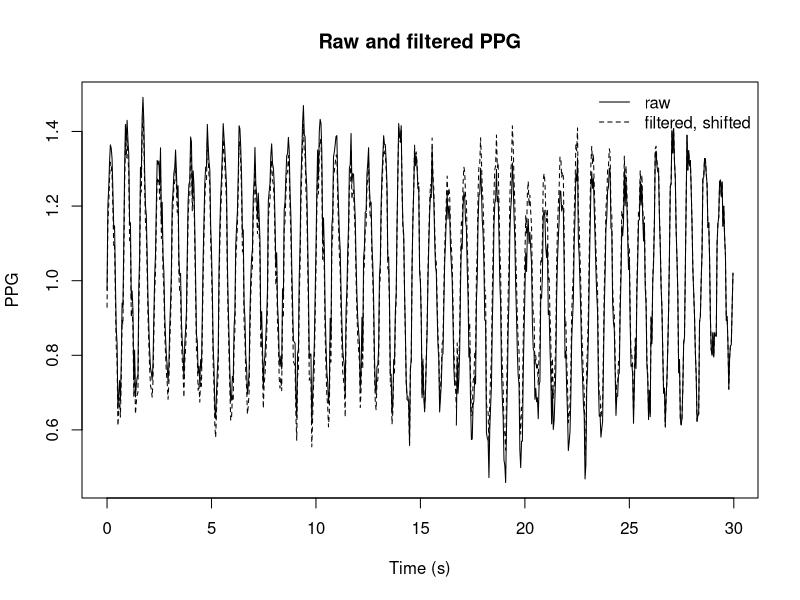
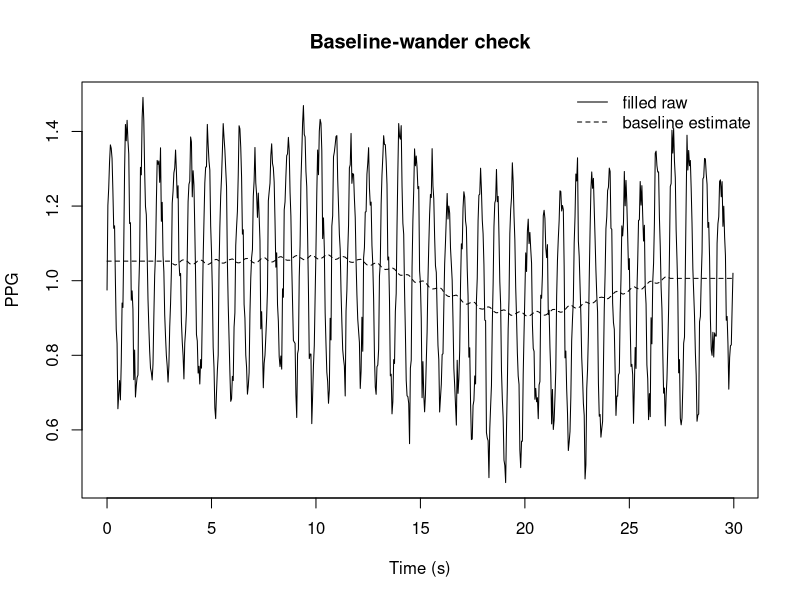
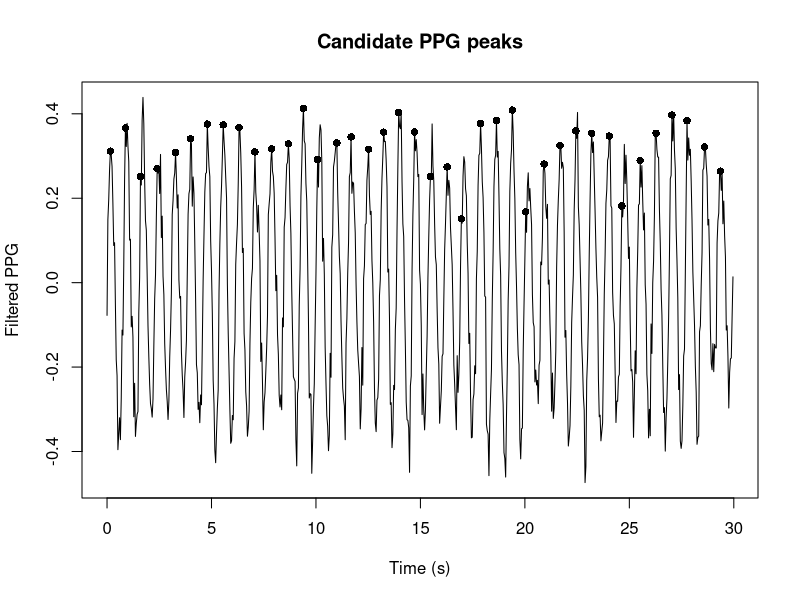
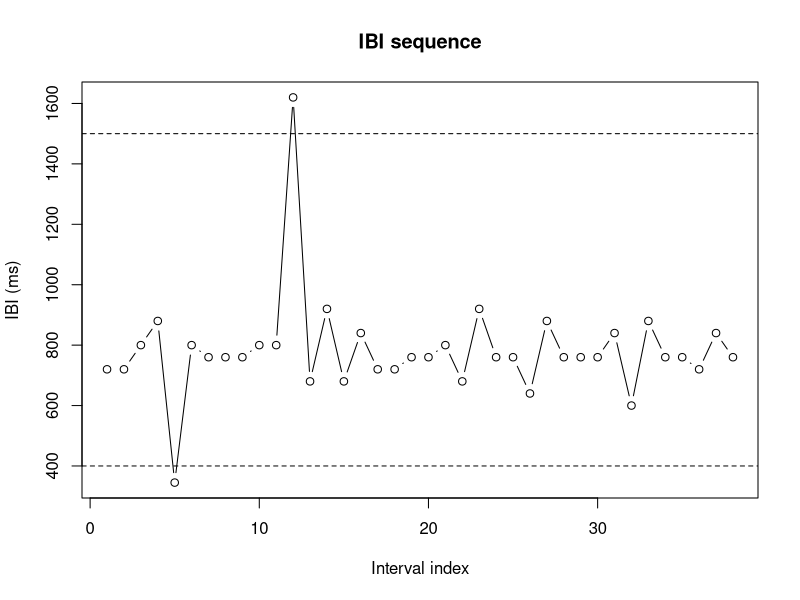
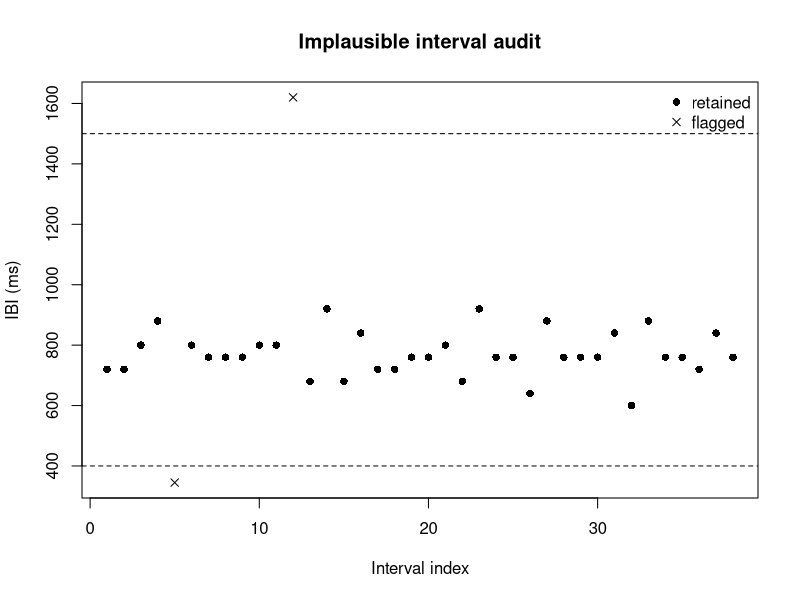
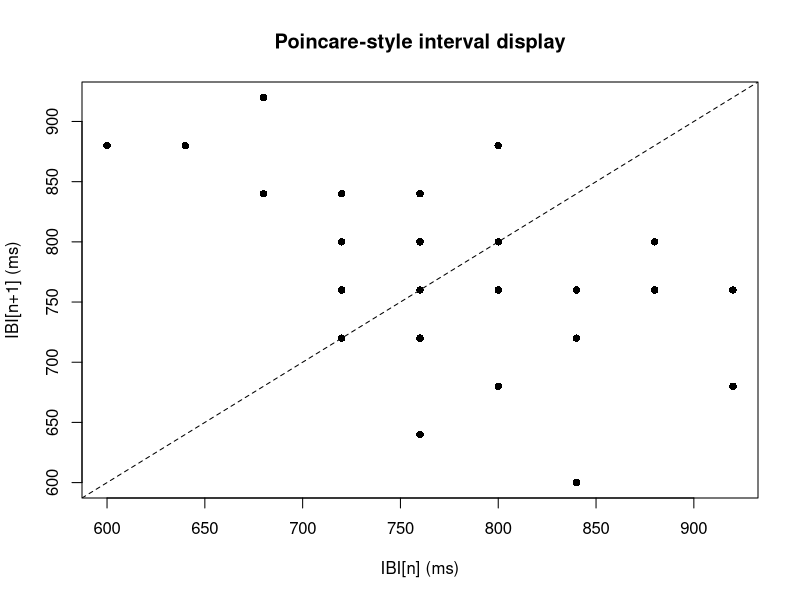
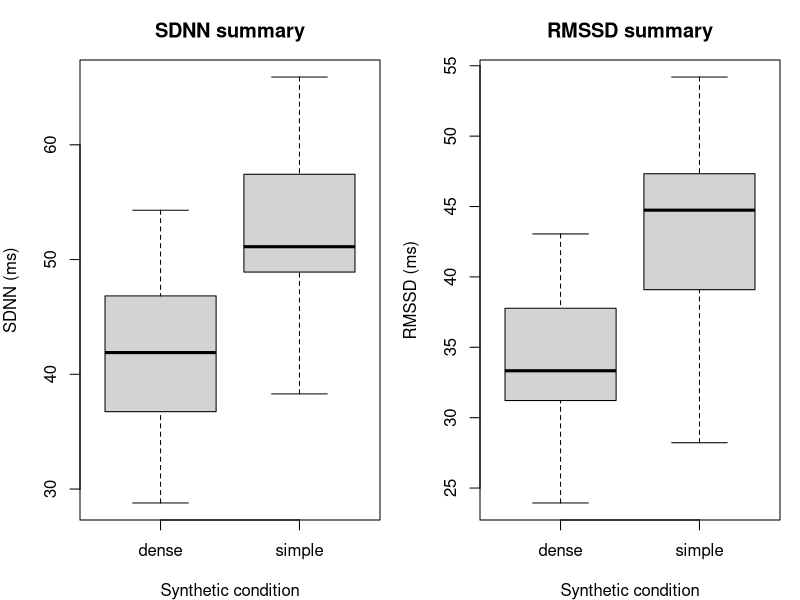
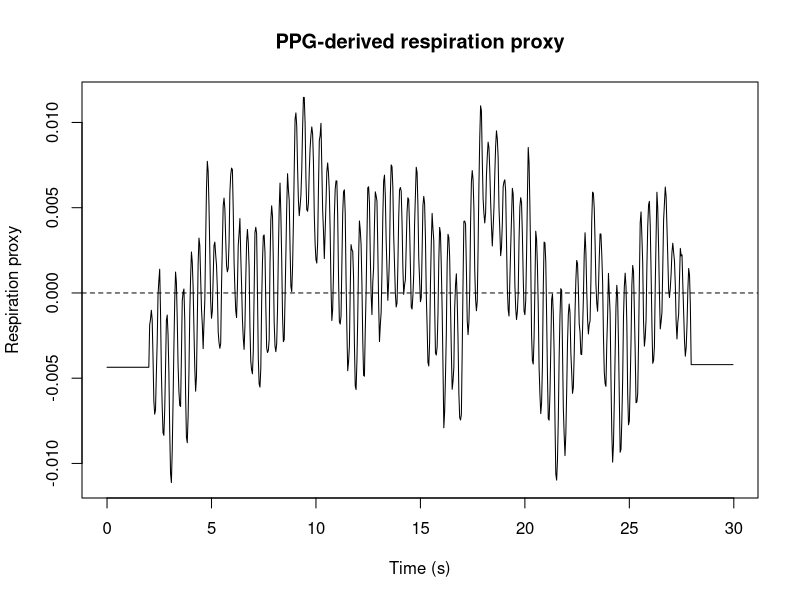

Here is the R script that generated these plots, in order:
## ---- chunk 1
knitr::opts_chunk$set(
  collapse = TRUE,
  comment = "#>",
  fig.width = 7,
  fig.height = 4.6,
  dpi = 96
)
set.seed(20260710)
## ---- chunk 2
participants <- sprintf("P%02d", 1:8)
trials <- seq_len(10)
samples_per_trial <- 750
sampling_rate_hz <- 25
time_s <- seq(0, (samples_per_trial - 1) / sampling_rate_hz, length.out = samples_per_trial)

trial_grid <- expand.grid(
  participant_id = participants,
  trial_id = trials,
  KEEP.OUT.ATTRS = FALSE,
  stringsAsFactors = FALSE
)

make_ppg_trial <- function(participant_id, trial_id) {
  condition <- ifelse(trial_id %% 2 == 0, "dense", "simple")
  participant_shift <- match(participant_id, participants) / 120
  heart_hz <- ifelse(condition == "dense", 1.28, 1.18) + participant_shift + rnorm(1, 0, 0.015)
  respiration_hz <- 0.23 + rnorm(1, 0, 0.01)
  baseline <- 0.08 * sin(2 * pi * time_s / 28) + 0.03 * cos(2 * pi * time_s / 13)
  respiratory_modulation <- 1 + 0.18 * sin(2 * pi * respiration_hz * time_s)
  pulse <- respiratory_modulation * sin(2 * pi * heart_hz * time_s)
  harmonic <- 0.25 * sin(2 * pi * heart_hz * 2 * time_s + 0.6)
  noise <- rnorm(length(time_s), 0, ifelse(condition == "dense", 0.045, 0.035))
  ppg_raw <- 1.0 + baseline + 0.32 * pulse + 0.08 * harmonic + noise
  missing <- runif(length(time_s)) < ifelse(condition == "dense", 0.006, 0.003)
  ppg_raw[missing] <- NA_real_
  data.frame(
    participant_id = participant_id,
    trial_id = trial_id,
    condition = condition,
    time_s = time_s,
    ppg_raw = ppg_raw,
    stringsAsFactors = FALSE
  )
}

ppg <- do.call(
  rbind,
  Map(make_ppg_trial, trial_grid$participant_id, trial_grid$trial_id)
)

head(ppg)
## ---- chunk 3
fill_missing <- function(x) {
  if (!anyNA(x)) return(x)
  idx <- seq_along(x)
  observed <- !is.na(x)
  approx(idx[observed], x[observed], xout = idx, rule = 2)$y
}

smooth_series <- function(x, width) {
  y <- stats::filter(x, rep(1 / width, width), sides = 2)
  y <- as.numeric(y)
  idx <- seq_along(y)
  observed <- !is.na(y)
  y[!observed] <- approx(idx[observed], y[observed], xout = idx[!observed], rule = 2)$y
  y
}

one_trial <- ppg[ppg$participant_id == "P01" & ppg$trial_id == 2, ]
one_trial$ppg_filled <- fill_missing(one_trial$ppg_raw)
one_trial$baseline_est <- smooth_series(one_trial$ppg_filled, width = 151)
one_trial$ppg_filtered <- one_trial$ppg_filled - one_trial$baseline_est

plot(
  one_trial$time_s,
  one_trial$ppg_raw,
  type = "l",
  xlab = "Time (s)",
  ylab = "PPG",
  main = "Raw and filtered PPG"
)
lines(one_trial$time_s, one_trial$ppg_filtered + mean(one_trial$ppg_raw, na.rm = TRUE), lty = 2)
legend("topright", legend = c("raw", "filtered, shifted"), lty = c(1, 2), bty = "n")
## ---- chunk 4
plot(
  one_trial$time_s,
  one_trial$ppg_filled,
  type = "l",
  xlab = "Time (s)",
  ylab = "PPG",
  main = "Baseline-wander check"
)
lines(one_trial$time_s, one_trial$baseline_est, lty = 2)
legend("topright", legend = c("filled raw", "baseline estimate"), lty = c(1, 2), bty = "n")
## ---- chunk 5
detect_simple_peaks <- function(y, time_s, threshold = NULL, refractory_s = 0.45) {
  n <- length(y)
  candidate <- which(y[2:(n - 1)] > y[1:(n - 2)] & y[2:(n - 1)] > y[3:n]) + 1
  if (is.null(threshold)) {
    threshold <- median(y, na.rm = TRUE) + 0.35 * stats::sd(y, na.rm = TRUE)
  }
  candidate <- candidate[y[candidate] >= threshold]
  if (length(candidate) == 0) return(integer())
  keep <- candidate[1]
  for (i in candidate[-1]) {
    if ((time_s[i] - time_s[tail(keep, 1)]) >= refractory_s) {
      keep <- c(keep, i)
    }
  }
  keep
}

peak_idx <- detect_simple_peaks(one_trial$ppg_filtered, one_trial$time_s)
peaks <- data.frame(
  time_s = one_trial$time_s[peak_idx],
  ppg_filtered = one_trial$ppg_filtered[peak_idx]
)

plot(
  one_trial$time_s,
  one_trial$ppg_filtered,
  type = "l",
  xlab = "Time (s)",
  ylab = "Filtered PPG",
  main = "Candidate PPG peaks"
)
points(peaks$time_s, peaks$ppg_filtered, pch = 16)
## ---- chunk 6
ibi_ms <- diff(peaks$time_s) * 1000
ibi_data <- data.frame(
  interval_id = seq_along(ibi_ms),
  ibi_ms = ibi_ms
)

if (nrow(ibi_data) >= 12) {
  ibi_data$ibi_ms[5] <- 345
  ibi_data$ibi_ms[12] <- 1620
}

plot(
  ibi_data$interval_id,
  ibi_data$ibi_ms,
  type = "b",
  xlab = "Interval index",
  ylab = "IBI (ms)",
  main = "IBI sequence"
)
abline(h = c(400, 1500), lty = 2)
## ---- chunk 7
ibi_data$flag_implausible <- ibi_data$ibi_ms < 400 | ibi_data$ibi_ms > 1500

plot(
  ibi_data$interval_id,
  ibi_data$ibi_ms,
  type = "n",
  xlab = "Interval index",
  ylab = "IBI (ms)",
  main = "Implausible interval audit"
)
points(ibi_data$interval_id[!ibi_data$flag_implausible], ibi_data$ibi_ms[!ibi_data$flag_implausible], pch = 16)
points(ibi_data$interval_id[ibi_data$flag_implausible], ibi_data$ibi_ms[ibi_data$flag_implausible], pch = 4)
abline(h = c(400, 1500), lty = 2)
legend("topright", legend = c("retained", "flagged"), pch = c(16, 4), bty = "n")
## ---- chunk 8
ibi_clean <- ibi_data$ibi_ms[!ibi_data$flag_implausible]
poincare <- data.frame(
  ibi_n = ibi_clean[-length(ibi_clean)],
  ibi_next = ibi_clean[-1]
)

plot(
  poincare$ibi_n,
  poincare$ibi_next,
  pch = 16,
  xlab = "IBI[n] (ms)",
  ylab = "IBI[n+1] (ms)",
  main = "Poincare-style interval display"
)
abline(0, 1, lty = 2)
## ---- chunk 9
make_hrv_features <- function(participant_id, trial_id) {
  condition <- ifelse(trial_id %% 2 == 0, "dense", "simple")
  mean_ibi <- ifelse(condition == "dense", 780, 835) + rnorm(1, 0, 25)
  sdnn <- ifelse(condition == "dense", 42, 52) + rnorm(1, 0, 6)
  rmssd <- ifelse(condition == "dense", 34, 43) + rnorm(1, 0, 5)
  pnn50 <- pmax(0, pmin(100, ifelse(condition == "dense", 18, 27) + rnorm(1, 0, 5)))
  data.frame(
    participant_id = participant_id,
    trial_id = trial_id,
    condition = condition,
    mean_ibi_ms = mean_ibi,
    sdnn_ms = sdnn,
    rmssd_ms = rmssd,
    pnn50_percent = pnn50,
    stringsAsFactors = FALSE
  )
}

hrv_features <- do.call(
  rbind,
  Map(make_hrv_features, trial_grid$participant_id, trial_grid$trial_id)
)

op <- par(mfrow = c(1, 2), mar = c(4, 4, 3, 1))
boxplot(sdnn_ms ~ condition, data = hrv_features, xlab = "Synthetic condition", ylab = "SDNN (ms)", main = "SDNN summary")
boxplot(rmssd_ms ~ condition, data = hrv_features, xlab = "Synthetic condition", ylab = "RMSSD (ms)", main = "RMSSD summary")
par(op)
## ---- chunk 10
abs_envelope <- abs(one_trial$ppg_filtered)
resp_proxy <- smooth_series(abs_envelope, width = 101)
resp_proxy <- resp_proxy - mean(resp_proxy, na.rm = TRUE)

plot(
  one_trial$time_s,
  resp_proxy,
  type = "l",
  xlab = "Time (s)",
  ylab = "Respiration proxy",
  main = "PPG-derived respiration proxy"
)
abline(h = 0, lty = 2)
## ---- chunk 11
op <- par(mfrow = c(2, 2), mar = c(4, 4, 3, 1))

plot(one_trial$time_s, one_trial$ppg_raw, type = "l", xlab = "Time (s)", ylab = "PPG", main = "Raw PPG")
lines(one_trial$time_s, one_trial$baseline_est, lty = 2)

plot(one_trial$time_s, one_trial$ppg_filtered, type = "l", xlab = "Time (s)", ylab = "Filtered PPG", main = "Candidate peaks")
points(peaks$time_s, peaks$ppg_filtered, pch = 16)

plot(ibi_data$interval_id, ibi_data$ibi_ms, type = "b", xlab = "Interval", ylab = "IBI (ms)", main = "IBI audit")
points(ibi_data$interval_id[ibi_data$flag_implausible], ibi_data$ibi_ms[ibi_data$flag_implausible], pch = 4)
abline(h = c(400, 1500), lty = 2)

boxplot(rmssd_ms ~ condition, data = hrv_features, xlab = "Condition", ylab = "RMSSD (ms)", main = "Feature review")

par(op)
## ---- chunk 12
helper_map <- data.frame(
  task = c(
    "PPG filtering and baseline review",
    "PPG peak detection",
    "IBI quality audit",
    "Beat correction and interval review",
    "HRV feature extraction",
    "Respiration-proxy estimation",
    "Report outputs"
  ),
  representative_helpers = c(
    "filter_gazepoint_ppg_signal(); remove_gazepoint_ppg_baseline_wander()",
    "detect_gazepoint_ppg_peaks(); plot_gazepoint_ppg_peak_detection()",
    "audit_gazepoint_ibi_quality(); filter_gazepoint_ibi_implausible()",
    "correct_gazepoint_beats(); summarize_gazepoint_beat_corrections()",
    "extract_gazepoint_hrv_features(); summarise_gazepoint_hrv_features()",
    "estimate_gazepoint_respiration_from_ppg(); plot_gazepoint_ppg_breathing()",
    "create_gazepoint_qc_supplement(); create_gazepoint_biometrics_report_tables()"
  ),
  stringsAsFactors = FALSE
)

knitr::kable(helper_map)
